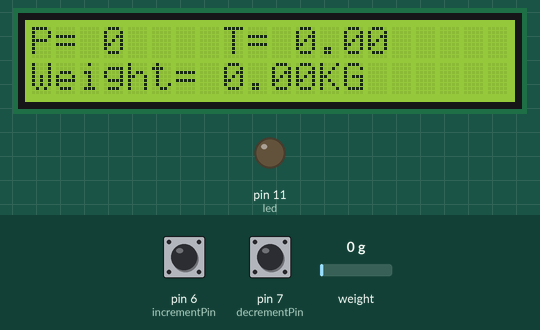
The sketch below on a simulated Arduino Uno, built with avr-gcc and run on an emulated ATmega328P. Parts: 20×2 character LCD, output pins drawn as LEDs (lit = HIGH). The inputs (shaded band) are chosen by the test bench; at power-on: pin 6 (incrementPin) HIGH, weight on the scale 0 g, pin 7 (decrementPin) HIGH.

Above: at 2.6 s.
2.7 s: pin 6 (incrementPin) pulled LOW for 1 s
At 4.5 s:
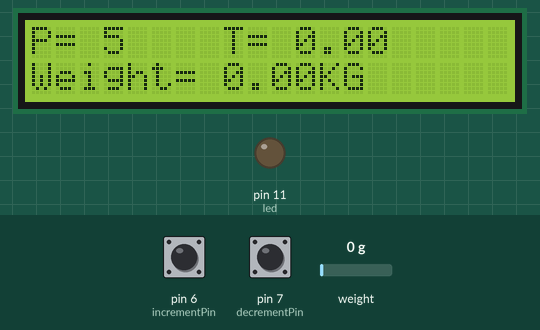
5.2 s: weight on the scale set to 100 g
At 6.5 s:
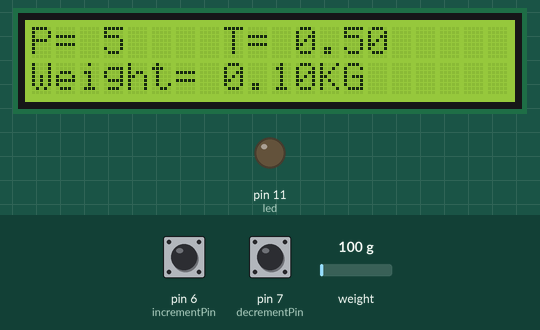
6.8 s: pin 7 (decrementPin) pulled LOW for 0.15 s
At 8.2 s:
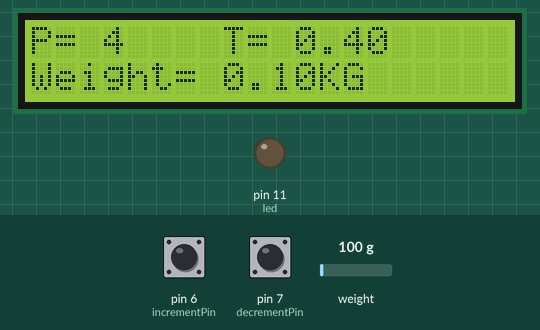
8.5 s: pin 6 (incrementPin) pulled LOW for 0.15 s
At 9.4 s:
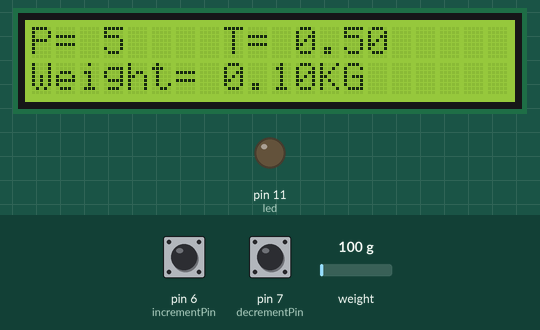
10.2 s: pin 7 (decrementPin) pulled LOW for 1 s
At 12.3 s:
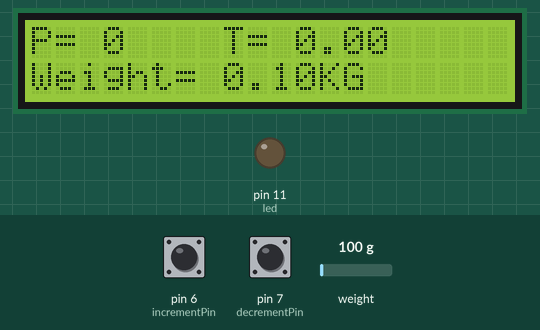
12.7 s: weight on the scale set to 1250 g
At 13.1 s:
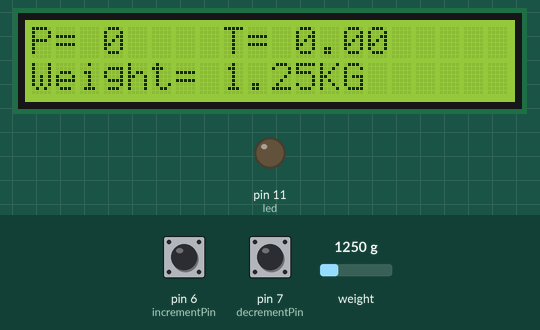
Timing chart, 0 to 15.3 s (numbered marks = the images above; inputs shaded):
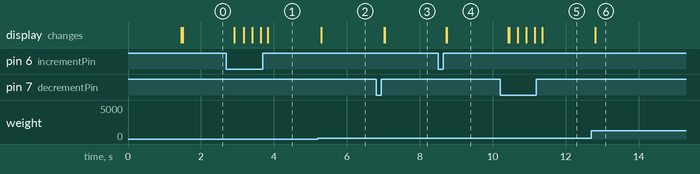

Measured:
- after the input at 2.7 s, the display: first changes after 0.21 s (image 1 shows a later state)
- after the input at 5.2 s, the display: changes after 0.10 s (image 2)
- after the input at 6.8 s, the display: first changes after 0.23 s (image 3 shows a later state)
- after the input at 8.5 s, the display: first changes after 0.23 s (image 4 shows a later state)
- after the input at 10.2 s, the display: first changes after 0.23 s (image 5 shows a later state)
- after the input at 12.7 s, the display: changes after 0.12 s (image 6)

The sketch:

SwitchScales.ino
```cpp
#include <HX711_ADC.h>
#include <Wire.h>
#include <LiquidCrystal_I2C.h>

HX711_ADC LoadCell(4, 5);
LiquidCrystal_I2C lcd(0x27, 20, 2);

int led = 11;
int taree = 10;
int incrementPin = 6;
int decrementPin = 7;
int Number = 0;
float b = 0;
int c = 0;

void setup() {
  Serial.begin(9600);
  pinMode(led, OUTPUT);
  pinMode(taree, INPUT_PULLUP);
  pinMode(incrementPin, INPUT_PULLUP);
  pinMode(decrementPin, INPUT_PULLUP);
  LoadCell.begin();
  LoadCell.start(1000);
  LoadCell.setCalFactor(103);
  lcd.init();
  lcd.backlight();
}

void loop() {
  LoadCell.update();
  float i = LoadCell.getData();

  if (digitalRead(incrementPin) == LOW) {
    Number++;
    delay(200);
  }

  if (digitalRead(decrementPin) == LOW) {
    if (Number > 0) {
      Number--;
    }
    delay(200);
  }

  lcd.setCursor(3, 0);
  lcd.print(Number);
  delay(1);
  lcd.setCursor(8, 0);
  lcd.print("T=");
  b = ((i/1000)*Number);
  if(b < 0) {
    b = 0;
  }
  lcd.setCursor(11, 0);
  lcd.print(b, 2);
  lcd.print("   ");
  lcd.setCursor(0, 0);
  lcd.print("P=");
  float k = i / 1000;
  lcd.setCursor(8, 1);
  lcd.print(k , 2);
  lcd.print("KG ");
  lcd.setCursor(0, 1);
  lcd.print("Weight= ");
}
```
